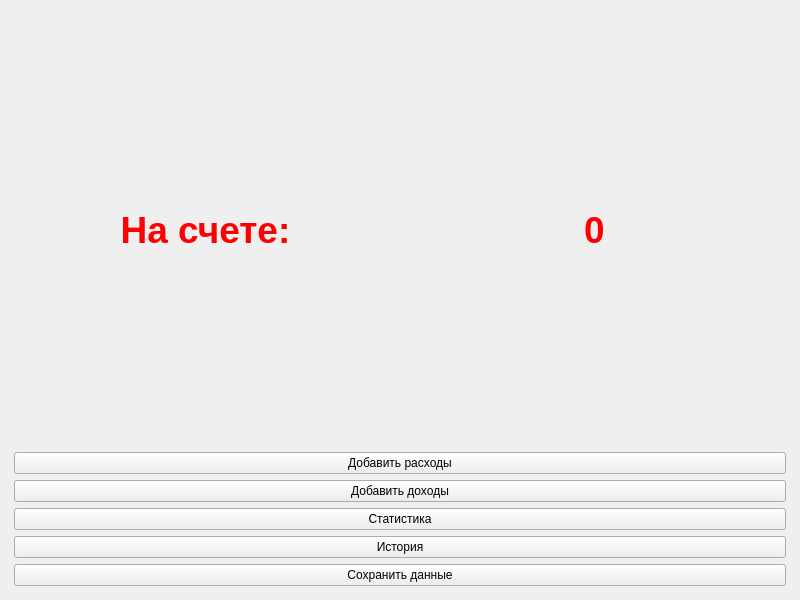
<?xml version="1.0" encoding="UTF-8"?>
<ui version="4.0">
 <class>MainWindow</class>
 <widget class="QMainWindow" name="MainWindow">
  <property name="geometry">
   <rect>
    <x>0</x>
    <y>0</y>
    <width>800</width>
    <height>600</height>
   </rect>
  </property>
  <property name="windowTitle">
   <string>MainWindow</string>
  </property>
  <widget class="QWidget" name="centralwidget">
   <layout class="QGridLayout" name="gridLayout_2">
    <item row="0" column="0">
     <layout class="QGridLayout" name="gridLayout" rowstretch="1,0,0,0,0,0">
      <property name="leftMargin">
       <number>5</number>
      </property>
      <property name="topMargin">
       <number>5</number>
      </property>
      <property name="rightMargin">
       <number>5</number>
      </property>
      <property name="bottomMargin">
       <number>5</number>
      </property>
      <item row="2" column="0" colspan="2">
       <widget class="QPushButton" name="add_d_but">
        <property name="text">
         <string>Добавить доходы</string>
        </property>
       </widget>
      </item>
      <item row="1" column="0" colspan="2">
       <widget class="QPushButton" name="add_r_but">
        <property name="text">
         <string>Добавить расходы</string>
        </property>
       </widget>
      </item>
      <item row="0" column="0">
       <widget class="QLabel" name="label">
        <property name="font">
         <font>
          <pointsize>28</pointsize>
          <weight>75</weight>
          <bold>true</bold>
         </font>
        </property>
        <property name="styleSheet">
         <string notr="true">color: rgb(255, 0, 0);</string>
        </property>
        <property name="text">
         <string>На счете:</string>
        </property>
        <property name="alignment">
         <set>Qt::AlignCenter</set>
        </property>
       </widget>
      </item>
      <item row="3" column="0" colspan="2">
       <widget class="QPushButton" name="stat_but">
        <property name="text">
         <string>Статистика</string>
        </property>
       </widget>
      </item>
      <item row="4" column="0" colspan="2">
       <widget class="QPushButton" name="history_but">
        <property name="text">
         <string>История</string>
        </property>
       </widget>
      </item>
      <item row="0" column="1">
       <widget class="QLabel" name="amount_l">
        <property name="font">
         <font>
          <pointsize>28</pointsize>
          <weight>75</weight>
          <bold>true</bold>
         </font>
        </property>
        <property name="styleSheet">
         <string notr="true">color: rgb(255, 0, 0);</string>
        </property>
        <property name="text">
         <string>0</string>
        </property>
        <property name="alignment">
         <set>Qt::AlignCenter</set>
        </property>
       </widget>
      </item>
      <item row="5" column="0" colspan="2">
       <widget class="QPushButton" name="save_but">
        <property name="text">
         <string>Сохранить данные</string>
        </property>
       </widget>
      </item>
     </layout>
    </item>
   </layout>
  </widget>
 </widget>
 <resources/>
 <connections/>
</ui>
